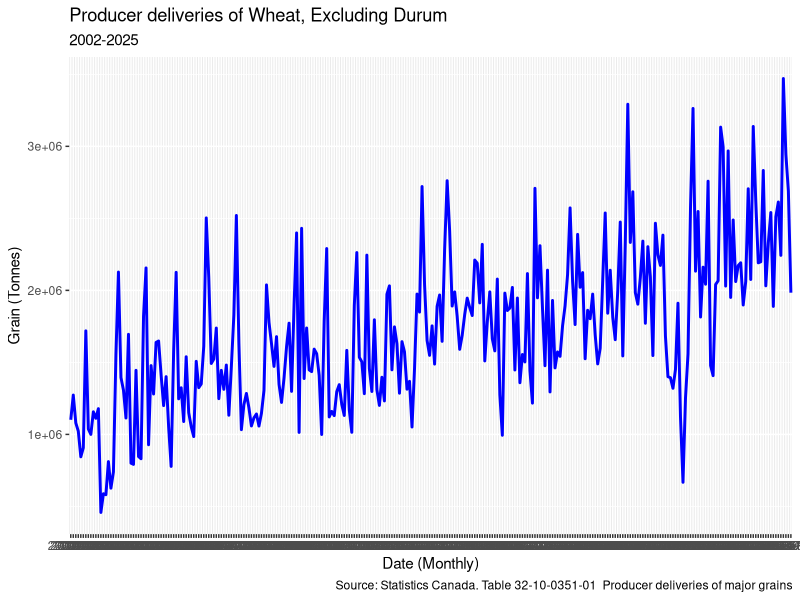
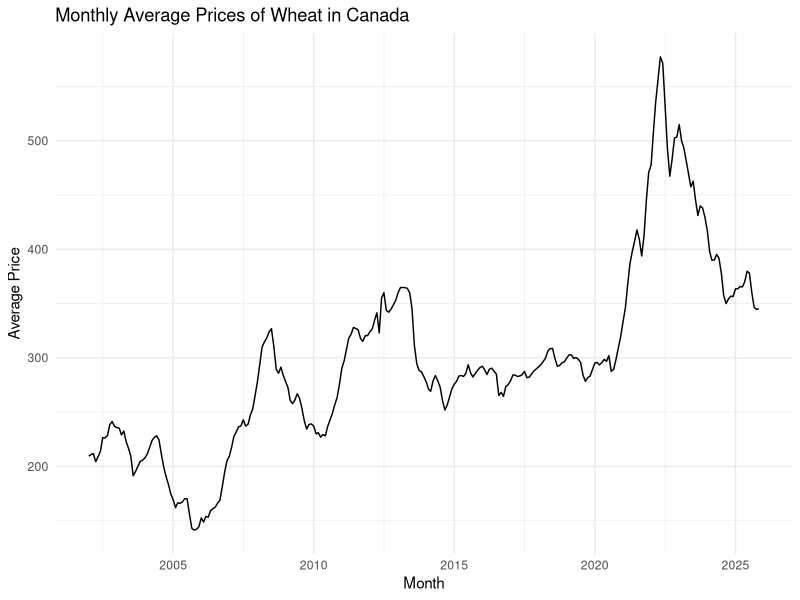
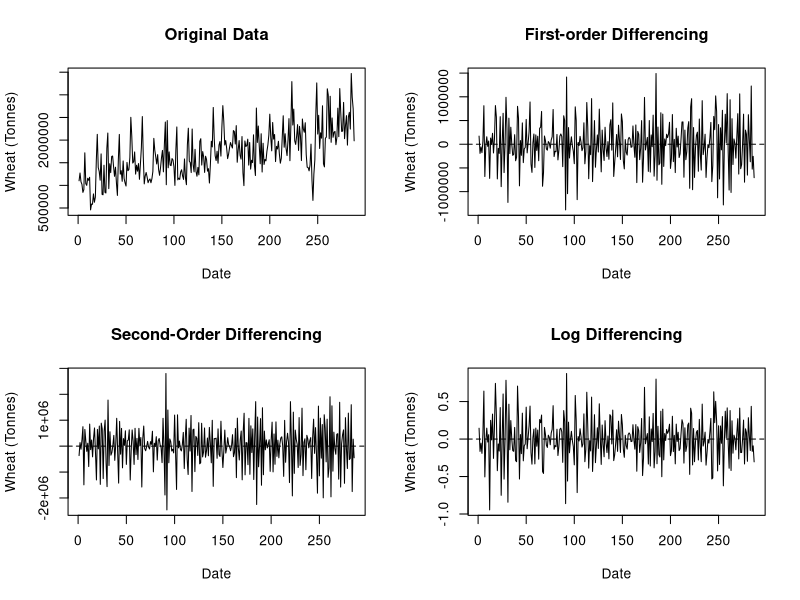
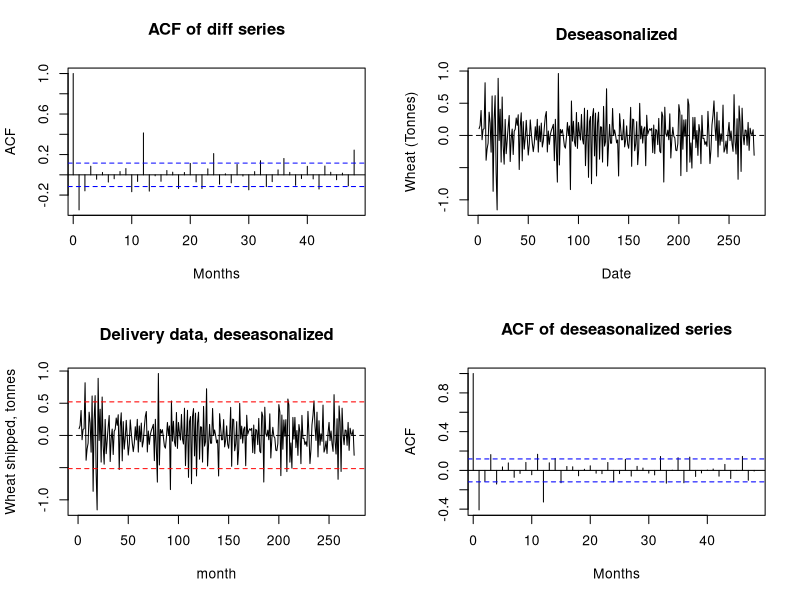

Generate these figures, in order, with R:
## ---- chunk 1
knitr::opts_chunk$set(echo = TRUE)
## ---- chunk 2
summary(cars)

summary(mtcars)

library(dplyr)

## ---- chunk 3

library(readr)
price_data <- read_csv("3210007701_databaseLoadingData.csv")
head(price_data)
## ---- chunk 4
data2 <- read_csv("3210035101_databaseLoadingData_2.csv")
head(data2)
## ---- chunk 5
library(ggplot2)

delivery_data = data.frame(Date = data2$REF_DATE,
                           Value = as.numeric(data2$VALUE))

head(delivery_data)
p2 = ggplot(delivery_data, aes(x=Date, y = Value, group=1))+
             geom_line(color="blue", size=1)+
  labs(
    title = "Producer deliveries of Wheat, Excluding Durum",
    subtitle = "2002-2025",
    x = "Date (Monthly)",
    y = "Grain (Tonnes)",
    caption = "Source: Statistics Canada. Table 32-10-0351-01  Producer deliveries of major grains"
  ) 
print(p2)
## ---- chunk 6

library(dplyr)
library(ggplot2)
library(lubridate)

price_data <- price_data %>%
  mutate(date = as.Date(paste0(REF_DATE, "-01")))

price_data <- price_data %>%
  group_by(date) %>%
  summarize(
    avg_price_canada = mean(VALUE, na.rm = TRUE)
  ) %>%
  ungroup()

ggplot(price_data, aes(x = date, y = avg_price_canada)) +
  geom_line() +
  labs(
    title = "Monthly Average Prices of Wheat in Canada",
    x = "Month",
    y = "Average Price"
  ) +
  theme_minimal()
print(price_data)

## ---- chunk 7
delivery_data_D1 = diff(delivery_data$Value)
delivery_data_D2 = diff(delivery_data_D1)
delivery_data_D3 = diff(log(delivery_data$Value))

par(mfrow=c(2,2))

#Plot Original Graph
plot(delivery_data$Value, type = 'l', xlab = "Date", ylab = "Wheat (Tonnes)", main = "Original Data")
abline(h = 0, col = 'black', lty = 2)

# First-Order Differencing
plot( delivery_data_D1, type = 'l', xlab = 'Date', ylab = "Wheat (Tonnes)", main = "First-order Differencing")
abline(h = 0, col = 'black', lty = 2)

# Second-Order differencing
plot( delivery_data_D2, type = 'l', xlab = 'Date', ylab = "Wheat (Tonnes)", main = "Second-Order Differencing")
abline(h = 0, col = 'black', lty = 2)

# Third-Order differencing
plot( delivery_data_D3, type = 'l', xlab = 'Date', ylab = "Wheat (Tonnes)", main = "Log Differencing")
abline(h = 0, col = 'black', lty = 2)

#Log Differencing is the best option.
## ---- chunk 8
library(forecast)

acf(delivery_data_D3, 
    main="ACF of diff series",
    lag.max = 48,
    xlab = "Months",
    xlim=c(1,48)
  )

#There are periodic spikes in the ACF graph at multiples of 12 months, so we will use lag=12 to remove the seasonality.

delivery_data_deseasonalized=diff(delivery_data_D3, lag=12)



plot( delivery_data_deseasonalized, type = 'l', xlab = 'Date', ylab = "Wheat (Tonnes)", main = "Deseasonalized")
abline(h = 0, col = 'black', lty = 2)



## ---- chunk 9
mean=mean(delivery_data_deseasonalized)
varience = var(delivery_data_deseasonalized)

std_dev = sqrt(varience)

lower = qnorm(mean = mean, sd = std_dev, p=0.05)
upper = qnorm(mean = mean, sd = std_dev, p=0.95)

plot(delivery_data_deseasonalized, type = 'l', main = 'Delivery data, deseasonalized', xlab = 'month', ylab = "Wheat shipped, tonnes")
abline(h = 0, col = 'black', lty = 2)
abline(h = lower, col = 'red', lty = 2)
abline(h = upper, col = 'red', lty = 2)

#Check if 95% is within.
number=0
for(n in 1:length(delivery_data_deseasonalized)){
  if(delivery_data_deseasonalized[n]>upper){
    number=number+1
  }
  if(delivery_data_deseasonalized[n]<lower){
    number=number+1
  }
}
 number
 #26 out of 275 (about 9%) of the values lie outside this range. If the process is stationary, about 5% (13.75) should lie outside this interval on average.
 
 acf(delivery_data_deseasonalized, 
    main="ACF of deseasonalized series",
    lag.max = 48,
    xlab = "Months",
    xlim=c(1,48)
  )
 #Most of the values in the Autocorrelation function are close to 0, which implies that there is no autocorrelation.
 
